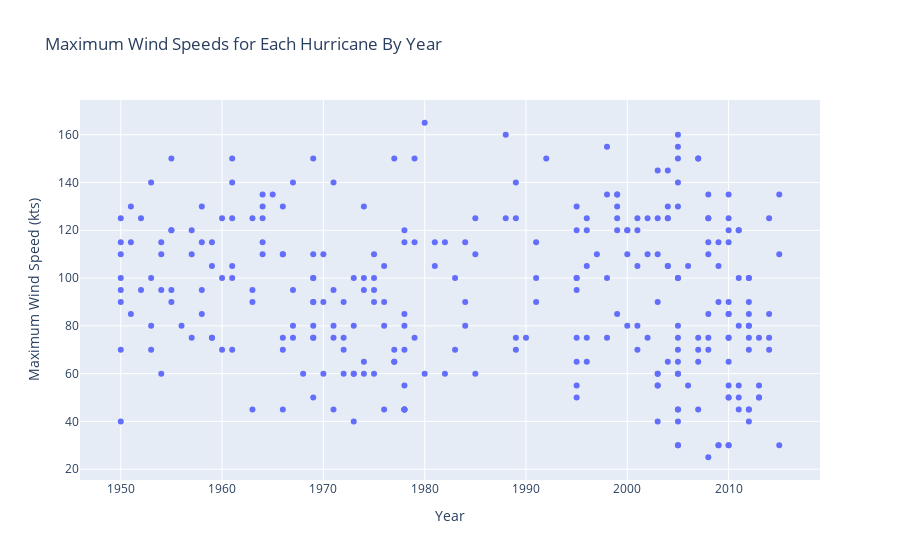

Notebook code for this chart:
### Markdown cell above
# Data Visualization

### Code cell
x = max_wind_speeds['Year']
y = max_wind_speeds['Maximum Wind']

fig = go.Figure()
fig.add_trace(go.Scatter(x=x, y=y, mode='markers'))

fig.update_layout(title='Maximum Wind Speeds for Each Hurricane By Year', xaxis_title='Year', yaxis_title='Maximum Wind Speed (kts)')

fig.show()

### Figure 1 — Plotly figure (JSON) as saved in the notebook; plotly's stock layout.template omitted (floating-point values rounded to 4 significant figures; data arrays with more than 128 entries replaced by an {"elided": "..."} marker saying what was removed)
{"data": [{"mode": "markers", "type": "scatter", "x": {"elided": "288 int values"}, "y": {"elided": "288 int values"}}], "layout": {"title": {"text": "Maximum Wind Speeds for Each Hurricane By Year"}, "xaxis": {"title": {"text": "Year"}}, "yaxis": {"title": {"text": "Maximum Wind Speed (kts)"}}}}
